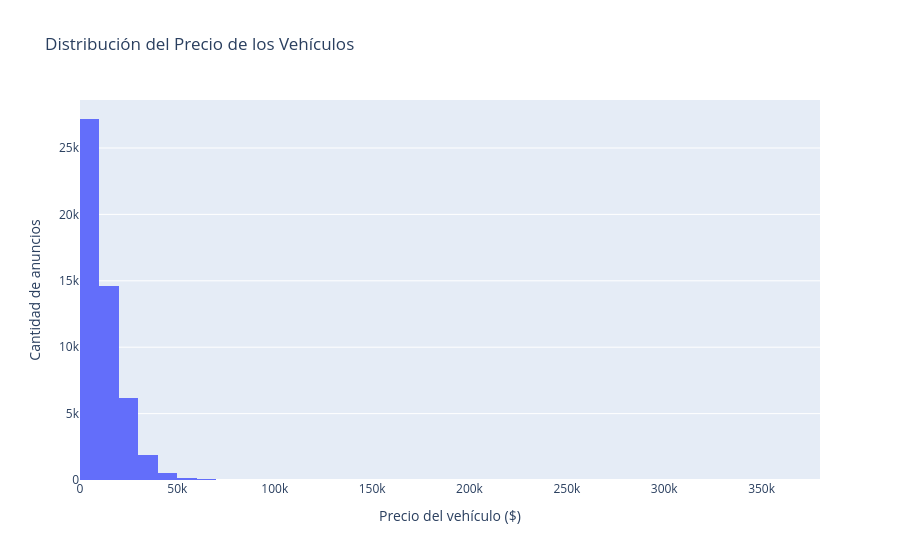

The cell this chart's notebook holds for it:
### Markdown cell above
## Histograma: Distribución de Precios

### Code cell
# Histograma para analizar la distribución del precio
fig_hist = px.histogram(
    df_cleaned, 
    x='price',
    nbins=50,
    title='Distribución del Precio de los Vehículos',
    labels={'price': 'Precio del vehículo ($)'}
)

# Cambiar la etiqueta del eje Y
fig_hist.update_layout(yaxis_title='Cantidad de anuncios')

fig_hist.show()

### Figure 1 — Plotly figure (JSON) as saved in the notebook; plotly's stock layout.template omitted (floating-point values rounded to 4 significant figures; data arrays with more than 128 entries replaced by an {"elided": "..."} marker saying what was removed)
{"data": [{"bingroup": "x", "hovertemplate": "Precio del vehículo ($)=%{x}<br>count=%{y}<extra></extra>", "legendgroup": "", "marker": {"color": "#636efa", "pattern": {"shape": ""}}, "name": "", "nbinsx": 50, "orientation": "v", "showlegend": false, "type": "histogram", "x": {"elided": "50662 int values"}, "xaxis": "x", "yaxis": "y"}], "layout": {"barmode": "relative", "legend": {"tracegroupgap": 0}, "title": {"text": "Distribución del Precio de los Vehículos"}, "xaxis": {"anchor": "y", "domain": [0, 1], "title": {"text": "Precio del vehículo ($)"}}, "yaxis": {"anchor": "x", "domain": [0, 1], "title": {"text": "Cantidad de anuncios"}}}}
